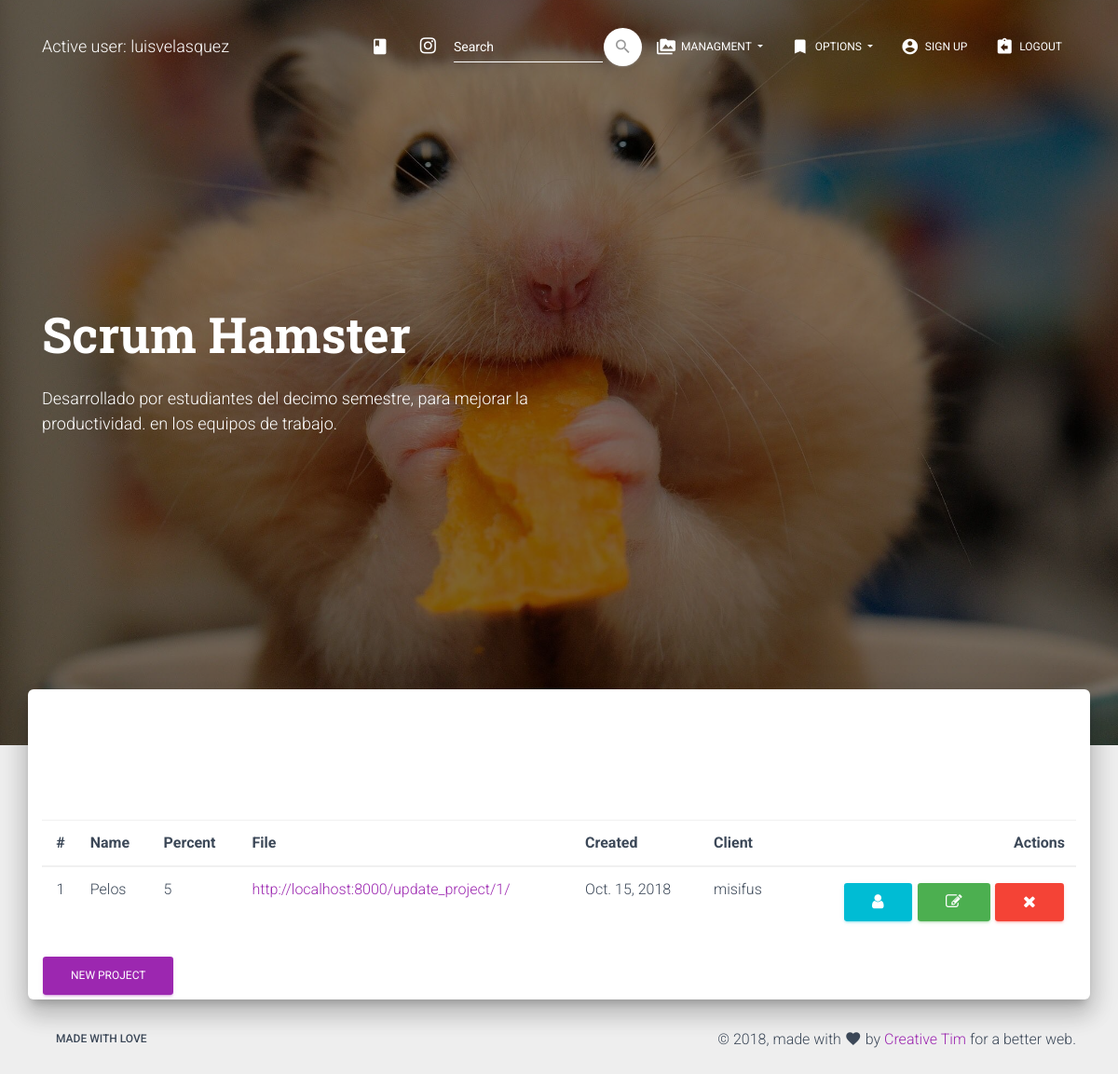
Screenshot of /list_project (signed in) with the database file from the repository.
### modules/models.py (models this page shows, shortened)
class project(models.Model):
    name = models.CharField(max_length = 75)
    percent = models.PositiveSmallIntegerField()
    created_at = models.DateField(auto_now_add = True)
    file = models.URLField(blank = True)
    client_id = models.ForeignKey(client, on_delete = models.CASCADE)

class client(models.Model):
    name = models.CharField(max_length = 75)
    telephone = models.CharField(max_length = 25)
    email = models.EmailField()
    address = models.CharField(max_length = 150)
    def __str__(self):
        return '%s' % (self.name)

### modules/views.py (the view)
# urls.py: path('list_project', list_project, name = 'list_project'),
@login_required
def list_project(request):
	data = project.objects.all()
	return render(request, 'project/project_list.html', {'data': data})

### modules/templates/project/project_list.html
{% extends 'base.html' %}
{% block content %}
<table class="table">
	<thead>
        <tr>
            <th class="text-center">#</th>
            <th>Name</th>
            <th>Percent</th>
            <th>File</th>
            <th>Created</th>
            <th>Client</th>
            <th class="text-right">Actions</th>
        </tr>
    </thead>
{% for i in data %}
<tbody>
	<tr>
		<td class="text-center">{{ i.id }}</td>
		<td>{{ i.name }}</td>
		<td>{{ i.percent }}</td>
		<td><a href="{{ i.file }}">{{ i.file }}</a></td>
		<td>{{ i.created_at }}</td>
		<td>{{ i.client_id }}</td>
		<td class="td-actions text-right">
                <a href="{% url 'view_project' i.id %}" rel="tooltip" title="View Project" class="btn btn-info btn-simple btn-xs">
                    <i class="fa fa-user"></i>
                </a>
                <a href="{% url 'update_project' i.id %}" rel="tooltip" title="Edit Project" class="btn btn-success btn-simple btn-xs">
                    <i class="fa fa-edit"></i>
                </a>
                <a href="{% url 'delete_project' i.id %}" rel="tooltip" title="Remove" class="btn btn-danger btn-simple btn-xs">
                    <i class="fa fa-times"></i>
                </a>
            </td>
	</tr>
</tbody>
{% endfor %}
</table>
<a href="{% url 'create_project' %}" class="btn btn-primary btn-raised ">New Project</a>
{% endblock %}

### modules/templates/base.html (shortened to what this page needs)
<!DOCTYPE html>
<html lang="en">
{% load static %}
<head>
  <link rel="stylesheet" href="https://maxcdn.bootstrapcdn.com/font-awesome/latest/css/font-awesome.min.css">
  <link href="{% static 'css/material-kit.css' %}" rel="stylesheet" />
  <link href="{% static 'demo/demo.css' %}" rel="stylesheet" />
</head>
<body class="landing-page sidebar-collapse">
  <nav class="navbar navbar-transparent navbar-color-on-scroll fixed-top navbar-expand-lg" color-on-scroll="100" id="sectionsNav">
    <div class="container">
      <div class="navbar-translate">
        {% if user.is_active %}
        <a class="navbar-brand" href="{% url 'index' %}">
          Active user: {{ user.username }} </a>
          {% endif %}
      </div>
      <div class="collapse navbar-collapse">
        <ul class="navbar-nav ml-auto">
          <li class="nav-item">
            <a class="nav-link" rel="tooltip" title="" data-placement="bottom" href="https://www.instagram.com/luis17velasquez/?hl=en" target="_blank" data-original-title="opent the CRM">
              <i class="material-icons">class</i>
            </a>
          </li>
          <li class="nav-item">
            <a class="nav-link" rel="tooltip" title="" data-placement="bottom" href="https://www.instagram.com/luis17velasquez/?hl=en" target="_blank" data-original-title="Follow us on Instagram">
              <i class="fa fa-instagram"></i>
            </a>
          </li>
          <li>
          <form class="form-inline ml-auto" method="POST" action ="{% url 'buscar_cliente' %}">{% csrf_token %}
              <div class="form-group has-white">
                <input type="text" class="form-control" placeholder="Search" name="buscalo">
              </div>
              <button type="submit" class="btn btn-white btn-just-icon btn-round">
                  <i class="material-icons">search</i>
              </button>
          </form>
          </li>
          {% if user.is_active %}
          <li class="dropdown nav-item">
            <a href="#" class="dropdown-toggle nav-link" data-toggle="dropdown">
              <i class="material-icons">perm_media</i> Managment
            </a>
          </li>
          <li class="dropdown nav-item">
            <a href="#" class="dropdown-toggle nav-link" data-toggle="dropdown">
              <i class="material-icons">bookmark</i> Options
            </a>
          </li>
          {% endif %}
           {% if user.is_active %}
           <li class="nav-item">
            <a class="nav-link" href="{% url 'signup' %}" onclick="scrollToDownload()">
              <i class="material-icons">account_circle</i> Sign up
            </a>
          </li>
          <li class="nav-item">
            <a class="nav-link" href="{% url 'logout' %}" onclick="scrollToDownload()">
              <i class="material-icons">assignment_return</i> Logout
            </a>
          </li>
          {% endif %}
        </ul>
      </div>
    </div>
  </nav>
  <div class="page-header header-filter" data-parallax="true" style="background-image: url('{% static 'img/profile_city.jpg' %}')">
    <div class="container">
      <div class="row">
        <div class="col-md-6">
          <h1 class="title">Scrum Hamster</h1>
          <h4>Desarrollado por estudiantes del decimo semestre, para mejorar la productividad. en los equipos de trabajo.</h4>
          <br>
        </div>
      </div>
    </div>
  </div>
  <div class="main main-raised">
    <div class="container">
      <div class="section text-center">
      </div>
      {% block content %}
      {% endblock %}
    </div>
  </div>
  <footer class="footer footer-default">
    <div class="container">
      <nav class="float-left">
        <ul>
          <li>
            <a href="#">
              made with love
            </a>
          </li>
        </ul>
      </nav>
      <div class="copyright float-right">
        &copy;
        , made with <i class="material-icons">favorite</i> by
        <a href="https://www.creative-tim.com" target="_blank">Creative Tim</a> for a better web.
      </div>
    </div>
  </footer>
</body>
</html>

### modules/static/demo/demo.css (style rules this page uses)
.title { margin-top: 30px; min-height: 32px; }

### rows the page displays
project: id "1", name "Pelos", percent "5", file "http://localhost:8000/update_project/1/", created_at "Oct. 15, 2018", client_id "misifus"

### other values shown
{{ user.username }} "luisvelasquez"
